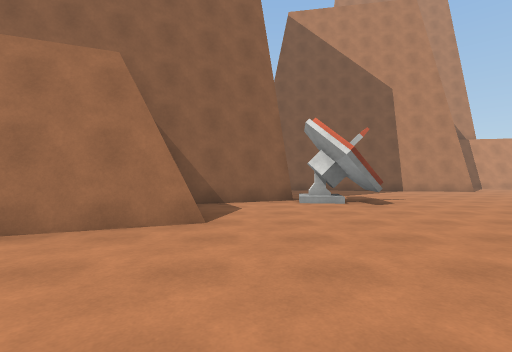
view 1 (above)

18 first-person views from a walk through a 3-D level made in the Unity game engine. The camera is 1.3 m above the floor, looks level and sees 85° across. The floor is counted in squares, 2 m on a side. Each view is taken from the middle of a square. On the plan, view 1 faces up. The plan holds only what a view shows up to about 9 squares ahead; the rest is blank. The place goes on beyond the plan. The player is left out. Some surface patterns are stand-ins.

view 2
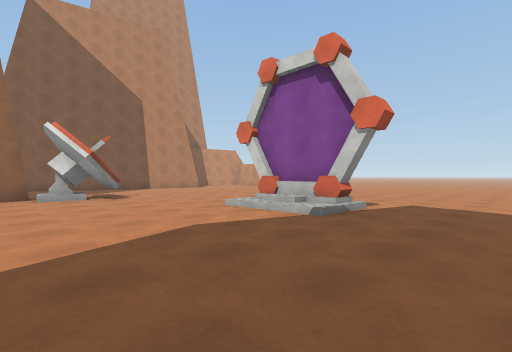

view 3
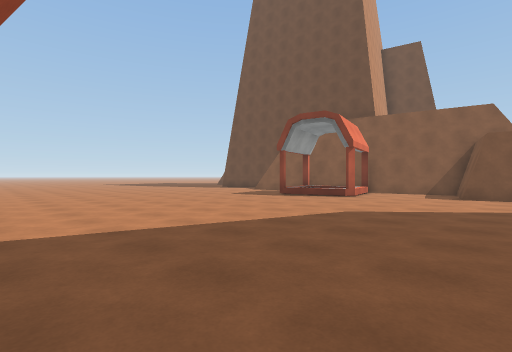

view 4
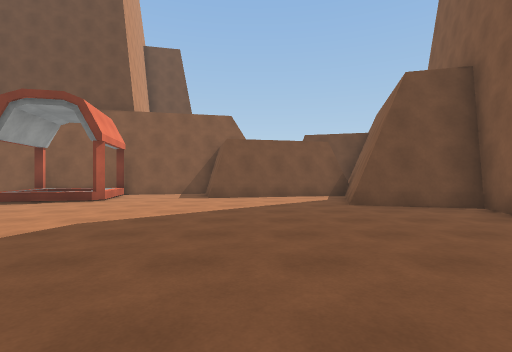

view 5
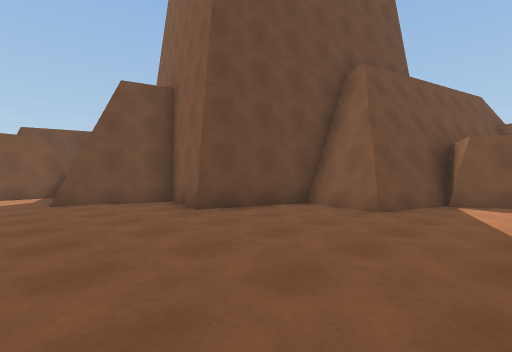

view 6
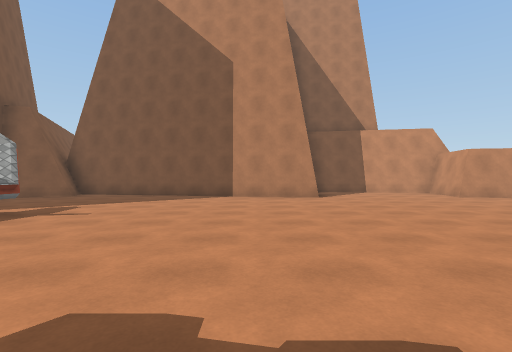

view 7
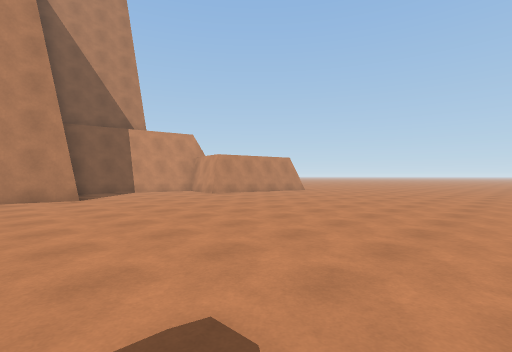

view 8
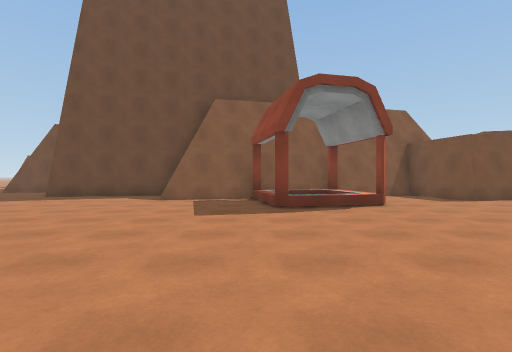

view 9
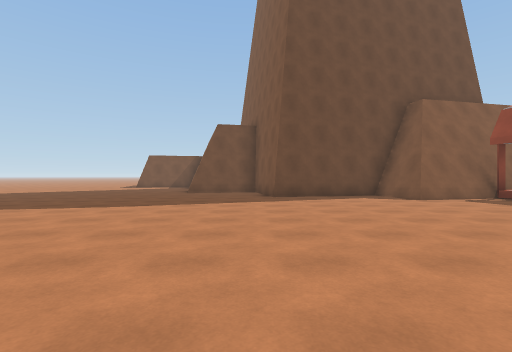

view 10
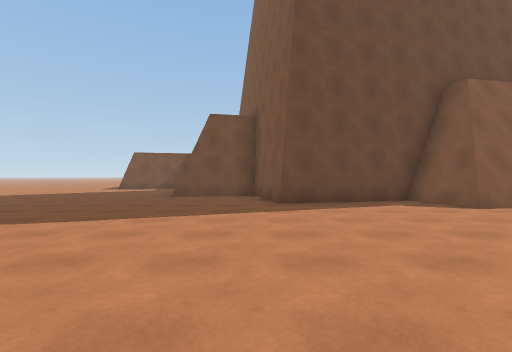

view 11
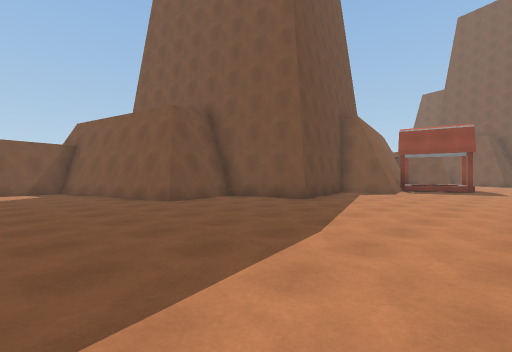

view 12
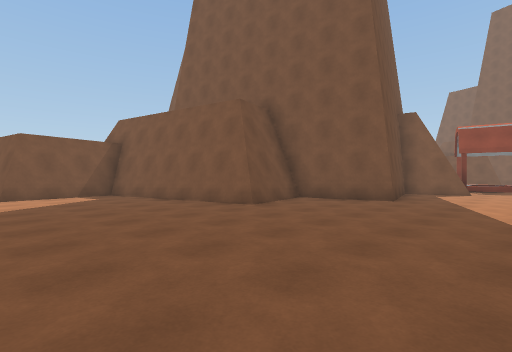

view 13
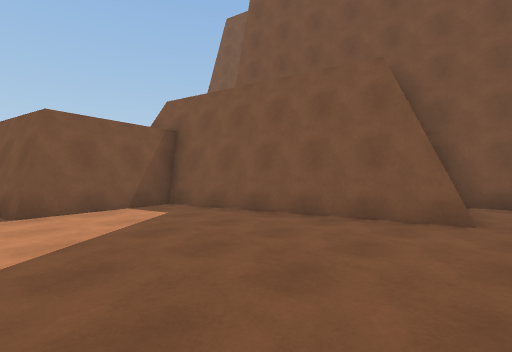

view 14
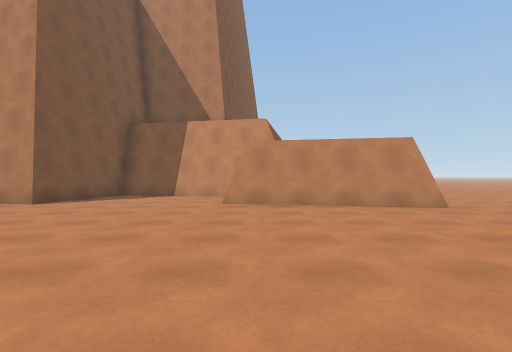

view 15
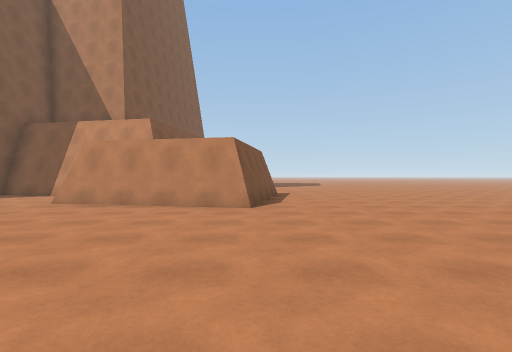

view 16
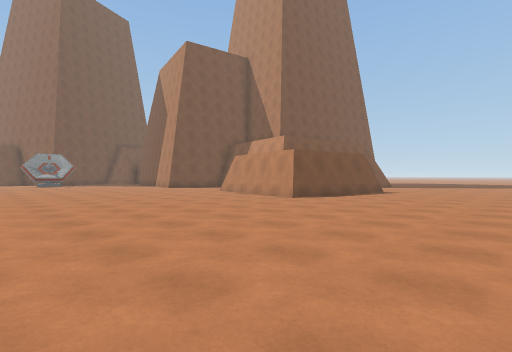

view 17
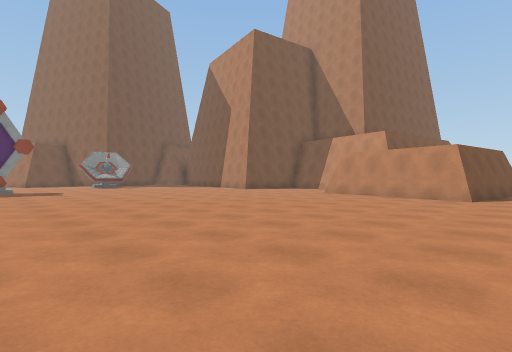

view 18
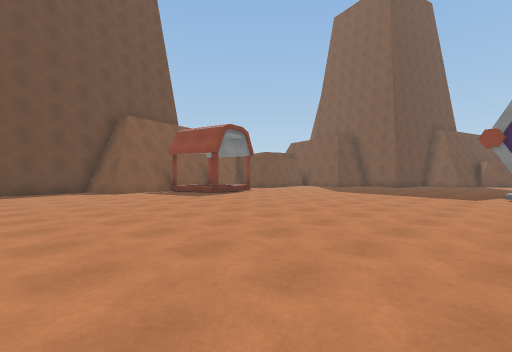

### Floor plan
Points are (right, up) in squares from view 1. A wall is a line through its corners. A room is listed if a view was taken in it or the views show most of it. See-through windows are left out.
Room 1 (views 1, 2, 3, 4, 5, 6, 7, 8, 9, 10, 11, 12, 13, 14, 15, 16, 17, 18)
walls: (12.4, -9.7) (12.8, -11.5); (12.9, -11.4) (16.4, -10.6) (17, -13.4) (19.5, -12.8) (20.7, -18.2) (23.4, -17.6) (23.5, -18.1); (7.6, -11) (12.6, -9.9); (6.8, -11.2) (7.5, -11); (1, 7.5) (-1.8, 6.3); (-0.8, 4.1) (-3, 3.2); (13.3, 13.8) (11.7, 14.1); (17, -13.2) (19.4, -12.7); (9.4, 14.1) (8.9, 11.4) (5.7, 12); (-3.3, -2.2) (-3.8, -4); (-3.5, -1.9) (-4, -3.8) (-1.1, -4.6) (-1.6, -6.7) (0.7, -7.4) (-0.1, -10); (18.5, 14.2) (17.9, 10.8) (13.3, 11.7); (0, -10.4) (4.2, -9.5) (4.5, -10.9); (1, 12) (-0.2, 11.5); (-5.7, -0.2) (-5.3, -1.1); (-6.2, -1.3) (-3.5, -2.1); (23.6, -18.4) (23.7, -19)
low walls: (10.5, -10.1) (12.5, -9.6) (12.9, -11.4); (7.8, -10.7) (8.9, -10.5); (6.2, -11.1) (7.4, -10.8); (-0.7, 3.9) (-2.8, 3); (0.2, -10.2) (3.2, -9.5); (1.2, 11.9) (0.2, 11.5); (-4.8, -1.5) (-3.5, -1.9)
objects: other object (2, 6) to (3, 8); other object (5, 1) to (5, 3); building (7, -8); building (10, -10)

Where each view was taken, in squares from view 1:
view 1: 0 up, 0 right, facing up
view 2: 2 down, 0 right, facing up-right
view 3: 0 up, 3 right, facing down-right
view 4: 1 down, 3 right, facing down
view 5: 0 up, 2 right, facing down-left
view 6: 3 up, 7 right, facing up
view 7: 3 up, 7 right, facing up-right
view 8: 2 down, 10 right, facing down
view 9: 2 down, 17 right, facing down
view 10: 4 down, 17 right, facing down
view 11: 6 down, 23 right, facing down-left
view 12: 8 down, 24 right, facing down-left
view 13: 12 down, 24 right, facing down-left
view 14: 5 up, 14 right, facing up
view 15: 5 up, 18 right, facing up
view 16: 4 up, 23 right, facing up-left
view 17: 2 up, 19 right, facing up-left
view 18: 1 up, 16 right, facing down-left
